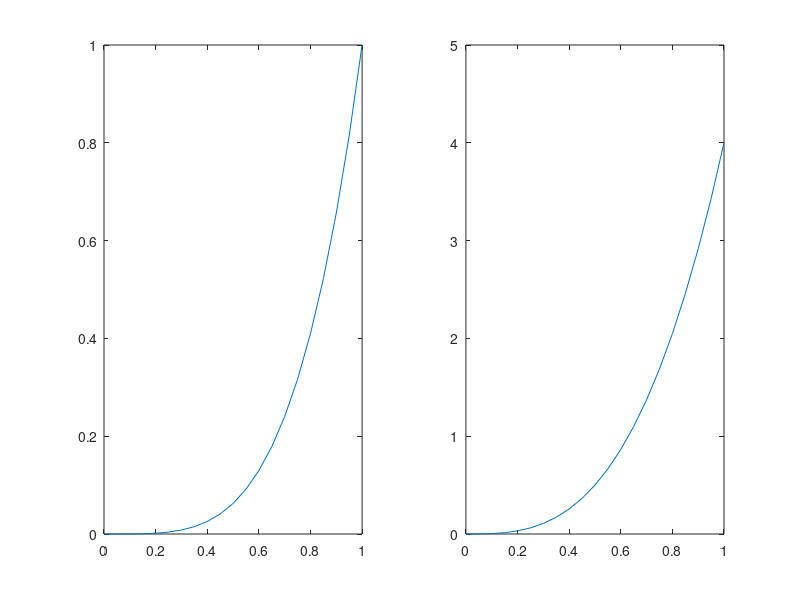

Write MATLAB code to recreate this figure.
x = 0:.05:1;
a=4;b=1;
y=betacdf(x,a,b); subplot(1,2,1);plot(x,y);
z=betapdf(x,a,b);subplot(1,2,2); plot(x,z); 
betacdf(0.5,a,b)